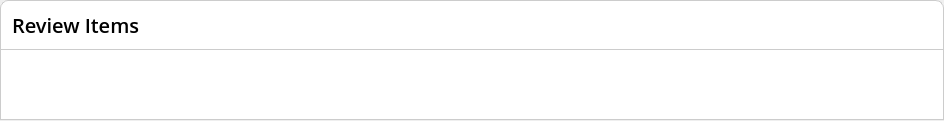
<?xml version="1.0" encoding="UTF-8"?>
<ui version="4.0">
 <class>ReviewListWidget</class>
 <widget class="QWidget" name="ReviewListWidget">
  <property name="geometry">
   <rect>
    <x>0</x>
    <y>0</y>
    <width>944</width>
    <height>121</height>
   </rect>
  </property>
  <property name="sizePolicy">
   <sizepolicy hsizetype="Preferred" vsizetype="Maximum">
    <horstretch>0</horstretch>
    <verstretch>0</verstretch>
   </sizepolicy>
  </property>
  <property name="windowTitle">
   <string>Form</string>
  </property>
  <property name="styleSheet">
   <string notr="true">#header {
	background: white;
	border: 1px solid #ccc;
	border-top-left-radius: 8px;
    border-top-right-radius: 8px;
}

#headerLabel {
	font-family: Open Sans;
	font-weight: 500;
	font-size: 20px;
	line-height: 0px;
	letter-spacing: 0%;
	color: black;
}

#ScrollArea {
    background-color: white;
    border: 1px solid #ccc;
    border-top: none;
	border-top-left-radius: 0px;
    border-top-right-radius: 0px;
    border-bottom-left-radius: 0px;
    border-bottom-right-radius: 0px;
}

QLabel {
	color: #1A1A1A;
	font-family: Open Sans;
	font-weight: 600;
	font-size: 16px;
	line-height: 24px;
	letter-spacing: 0%;
}

</string>
  </property>
  <layout class="QVBoxLayout" name="verticalLayout_2">
   <property name="spacing">
    <number>0</number>
   </property>
   <property name="leftMargin">
    <number>0</number>
   </property>
   <property name="topMargin">
    <number>0</number>
   </property>
   <property name="rightMargin">
    <number>0</number>
   </property>
   <property name="bottomMargin">
    <number>0</number>
   </property>
   <item>
    <widget class="QWidget" name="header" native="true">
     <property name="minimumSize">
      <size>
       <width>0</width>
       <height>50</height>
      </size>
     </property>
     <property name="maximumSize">
      <size>
       <width>16777215</width>
       <height>50</height>
      </size>
     </property>
     <layout class="QHBoxLayout" name="horizontalLayout">
      <property name="spacing">
       <number>10</number>
      </property>
      <property name="leftMargin">
       <number>12</number>
      </property>
      <property name="topMargin">
       <number>10</number>
      </property>
      <property name="rightMargin">
       <number>12</number>
      </property>
      <property name="bottomMargin">
       <number>10</number>
      </property>
      <item>
       <widget class="QLabel" name="headerLabel">
        <property name="text">
         <string>Review Items</string>
        </property>
       </widget>
      </item>
      <item>
       <spacer name="horizontalSpacer">
        <property name="orientation">
         <enum>Qt::Orientation::Horizontal</enum>
        </property>
        <property name="sizeHint" stdset="0">
         <size>
          <width>795</width>
          <height>20</height>
         </size>
        </property>
       </spacer>
      </item>
     </layout>
    </widget>
   </item>
   <item>
    <widget class="QScrollArea" name="ScrollArea">
     <property name="sizePolicy">
      <sizepolicy hsizetype="Expanding" vsizetype="Maximum">
       <horstretch>0</horstretch>
       <verstretch>0</verstretch>
      </sizepolicy>
     </property>
     <property name="widgetResizable">
      <bool>true</bool>
     </property>
     <widget class="QWidget" name="body">
      <property name="geometry">
       <rect>
        <x>0</x>
        <y>0</y>
        <width>942</width>
        <height>16</height>
       </rect>
      </property>
      <property name="sizePolicy">
       <sizepolicy hsizetype="Preferred" vsizetype="Maximum">
        <horstretch>0</horstretch>
        <verstretch>0</verstretch>
       </sizepolicy>
      </property>
      <property name="maximumSize">
       <size>
        <width>16777215</width>
        <height>16777215</height>
       </size>
      </property>
     </widget>
    </widget>
   </item>
  </layout>
 </widget>
 <resources/>
 <connections/>
</ui>
